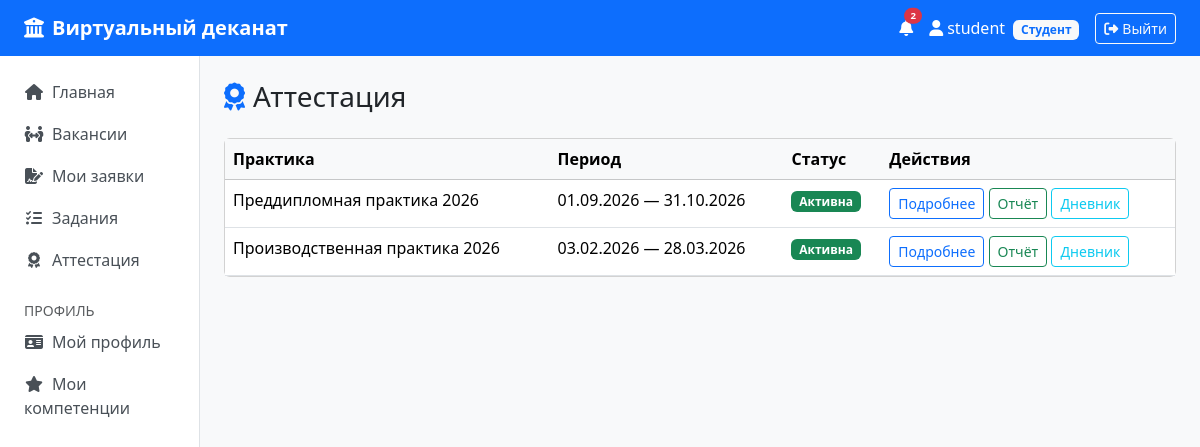
Screenshot of /attestation/ (signed in) with the database file from the repository.
### models.py (models this page shows, shortened)
class User(UserMixin, db.Model):
    __tablename__ = "users"
    id        = db.Column(db.Integer, primary_key=True)
    login     = db.Column(db.String(64), unique=True, nullable=False)
    password  = db.Column(db.String(256), nullable=False)
    role      = db.Column(db.String(32), nullable=False)
    is_active = db.Column(db.Boolean, nullable=False, default=True)
    student = db.relationship("Student", backref="user", uselist=False)
    teacher = db.relationship("Teacher", backref="user", uselist=False)
    curator = db.relationship("Curator", backref="user", uselist=False)
    notifications = db.relationship("Notification", backref="user", lazy="dynamic",
                                     order_by="Notification.created_at.desc()")
    @property
    def unread_count(self):
        return self.notifications.filter_by(is_read=False).count()

class Practice(db.Model):
    __tablename__ = "practices"
    id          = db.Column(db.Integer, primary_key=True)
    name        = db.Column(db.String(256), nullable=False)
    type        = db.Column(db.String(100))
    start_date  = db.Column(db.Date, nullable=False)
    end_date    = db.Column(db.Date, nullable=False)
    status      = db.Column(db.String(32), default="planned")
    teacher_id  = db.Column(db.Integer, db.ForeignKey("teachers.id"))
    description = db.Column(db.Text)
    stages    = db.relationship("PracticeStage", backref="practice", cascade="all, delete-orphan",
                                 order_by="PracticeStage.order")
    vacancies = db.relationship("Vacancy", backref="practice")
    tasks     = db.relationship("Task", backref="practice")

### attestation/routes.py (the view)
@bp.route("/")
@login_required
def index():
    practices = Practice.query.order_by(Practice.start_date.desc()).all()
    return render_template("attestation/index.html", practices=practices)

### templates/attestation/index.html (shortened to what this page needs)
{% extends 'base.html' %}
{% block content %}
<h3 class="mb-4"><i class="fa-solid fa-award text-primary me-2"></i>Аттестация</h3>
<div class="card"><div class="card-body p-0">
  <table class="table table-hover mb-0"><thead class="table-light"><tr><th>Практика</th><th>Период</th><th>Статус</th><th>Действия</th></tr></thead>
    <tbody>{% for p in practices %}<tr>
      <td>{{ p.name }}</td><td>{{ p.start_date.strftime('%d.%m.%Y') }} — {{ p.end_date.strftime('%d.%m.%Y') }}</td>
      <td>{% if p.status == 'finished' %}<span class="badge bg-secondary">Завершена</span>{% else %}<span class="badge bg-success">Активна</span>{% endif %}</td>
      <td>
        <a href="{{ url_for('attestation.practice_detail', pid=p.id) }}" class="btn btn-sm btn-outline-primary">Подробнее</a>
        {% if current_user.role == 'student' %}
        <a href="{{ url_for('attestation.submit_report', pid=p.id, type='report') }}" class="btn btn-sm btn-outline-success">Отчёт</a>
        <a href="{{ url_for('attestation.submit_report', pid=p.id, type='diary') }}" class="btn btn-sm btn-outline-info">Дневник</a>
        {% endif %}
      </td></tr>{% endfor %}</tbody></table>
</div></div>
{% endblock %}

### templates/base.html (shortened to what this page needs)
<!doctype html>
<html lang="ru">
<head>
  <link rel="stylesheet" href="https://cdn.jsdelivr.net/npm/bootstrap@5.3.3/dist/css/bootstrap.min.css">
  <link rel="stylesheet" href="https://cdnjs.cloudflare.com/ajax/libs/font-awesome/6.5.0/css/all.min.css">
</head>
<body>
{% if current_user.is_authenticated %}
<nav class="navbar navbar-expand-lg navbar-dark bg-primary mb-0">
  <div class="container-fluid px-4">
    <a class="navbar-brand" href="{{ url_for('dashboard.index') }}">
      <i class="fa-solid fa-university me-2"></i>Виртуальный деканат
    </a>
    <div class="ms-auto d-flex align-items-center gap-3">
      <a href="{{ url_for('profile.notifications') }}" class="text-white text-decoration-none position-relative">
        <i class="fa-solid fa-bell"></i>
        {% if current_user.unread_count > 0 %}
        <span class="position-absolute top-0 start-100 translate-middle badge rounded-pill bg-danger" style="font-size:.6rem">
          {{ current_user.unread_count }}
        </span>
        {% endif %}
      </a>
      <a href="{{ url_for('profile.index') }}" class="text-white text-decoration-none">
        <i class="fa-solid fa-user me-1"></i>{{ current_user.login }}
        {% set role_labels = {'student': 'Студент', 'curator': 'Куратор', 'teacher': 'Преподаватель', 'admin': 'Администратор'} %}
        <span class="badge bg-light text-primary role-badge ms-1">{{ role_labels.get(current_user.role, current_user.role) }}</span>
      </a>
      <a href="{{ url_for('auth.logout') }}" class="btn btn-outline-light btn-sm">
        <i class="fa-solid fa-right-from-bracket me-1"></i>Выйти
      </a>
    </div>
  </div>
</nav>
<div class="container-fluid">
  <div class="row">
    <nav class="col-md-2 bg-white sidebar border-end py-3 px-2">
      <ul class="nav flex-column">
        <li class="nav-item"><a class="nav-link" href="{{ url_for('dashboard.index') }}"><i class="fa-solid fa-house me-2"></i>Главная</a></li>
        <li class="nav-item"><a class="nav-link" href="{{ url_for('distribution.index') }}"><i class="fa-solid fa-people-arrows me-2"></i>Вакансии</a></li>
        {% if current_user.role == 'student' %}
        <li class="nav-item"><a class="nav-link" href="{{ url_for('distribution.my_applications') }}"><i class="fa-solid fa-file-signature me-2"></i>Мои заявки</a></li>
        {% endif %}
        <li class="nav-item"><a class="nav-link" href="{{ url_for('execution.index') }}"><i class="fa-solid fa-list-check me-2"></i>Задания</a></li>
        <li class="nav-item"><a class="nav-link" href="{{ url_for('attestation.index') }}"><i class="fa-solid fa-award me-2"></i>Аттестация</a></li>
        <li class="nav-item mt-3"><small class="text-muted px-3">ПРОФИЛЬ</small></li>
        <li class="nav-item"><a class="nav-link" href="{{ url_for('profile.index') }}"><i class="fa-solid fa-id-card me-2"></i>Мой профиль</a></li>
        {% if current_user.role == 'student' %}
        <li class="nav-item"><a class="nav-link" href="{{ url_for('profile.competencies') }}"><i class="fa-solid fa-star me-2"></i>Мои компетенции</a></li>
        {% endif %}
      </ul>
    </nav>
    <main class="col-md-10 py-4 px-4">
      {% block content %}{% endblock %}
    </main>
  </div>
</div>
{% endif %}
</body>
</html>

### templates/base.html (style rules this page uses)
body { background-color: #f8f9fa; }
.navbar-brand { font-weight: 600; }
.role-badge { font-size: .75rem; }
.sidebar { min-height: calc(100vh - 72px); }
.sidebar .nav-link { color: #495057; border-radius: .375rem; margin-bottom: 2px; }
.sidebar .nav-link i { width: 20px; text-align: center; }

### rows the page displays
User: login "student", get "Студент"
Practice: name "Преддипломная практика 2026", start_date "01.09.2026", end_date "31.10.2026", status "Активна"
Practice: name "Производственная практика 2026", start_date "03.02.2026", end_date "28.03.2026", status "Активна"

### other values shown
{{ current_user.unread_count }} "2"
